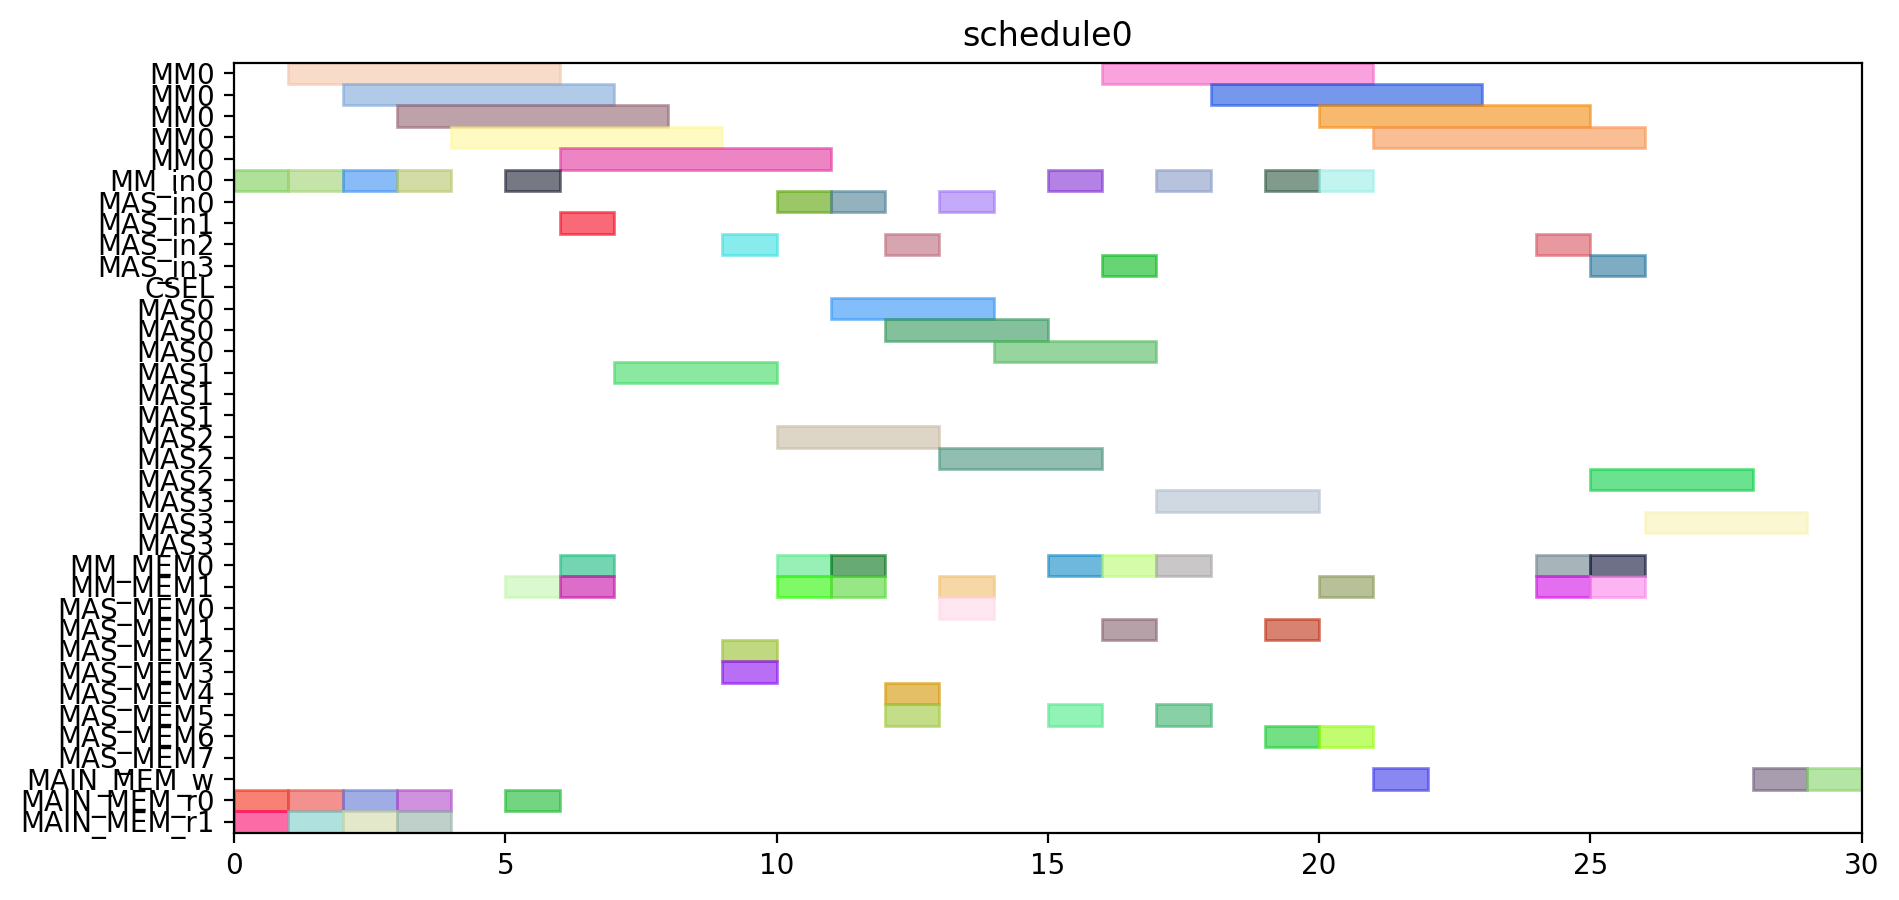

Source code (Python):
from pyschedule import Scenario, solvers, plotters, alt


def solve():
	horizon = 120
	S = Scenario("schedule0", horizon=horizon)

	# resource
	MM = S.Resources('MM', num=1, size=5)
	MM_in = S.Resources('MM_in', num=1)
	MAS_in = S.Resources('MAS_in', num=4)
	CSEL = S.Resource('CSEL')
	MAS = S.Resources('MAS', num=4, size=3, periods=range(1, horizon))
	MM_MEM = S.Resources('MM_MEM', num=2)
	MAS_MEM = S.Resources('MAS_MEM', num=8)
	MAIN_MEM_w = S.Resource('MAIN_MEM_w', size=1)
	MAIN_MEM_r = S.Resources('MAIN_MEM_r', num=2)

	# result of previous scheduling

	# new tasks
	t0 = S.Task('t0', length=5, delay_cost=1)
	t0 += alt(MM)
	t0_in = S.Task('t0_in', length=1, delay_cost=1)
	t0_in += alt(MM_in)
	S += t0_in*MM_in[0]<=t0*MM[0]
	t0_mem0 = S.Task('t0_mem0', length=1, delay_cost=1)
	t0_mem0 += MAIN_MEM_r[0]
	S += t0_mem0 <= t0

	t0_mem1 = S.Task('t0_mem1', length=1, delay_cost=1)
	t0_mem1 += MAIN_MEM_r[1]
	S += t0_mem1 <= t0

	t3 = S.Task('t3', length=5, delay_cost=1)
	t3 += alt(MM)
	t3_in = S.Task('t3_in', length=1, delay_cost=1)
	t3_in += alt(MM_in)
	S += t3_in*MM_in[0]<=t3*MM[0]
	t3_mem0 = S.Task('t3_mem0', length=1, delay_cost=1)
	t3_mem0 += MAIN_MEM_r[0]
	S += t3_mem0 <= t3

	t3_mem1 = S.Task('t3_mem1', length=1, delay_cost=1)
	t3_mem1 += MAIN_MEM_r[1]
	S += t3_mem1 <= t3

	t1 = S.Task('t1', length=5, delay_cost=1)
	t1 += alt(MM)
	t1_in = S.Task('t1_in', length=1, delay_cost=1)
	t1_in += alt(MM_in)
	S += t1_in*MM_in[0]<=t1*MM[0]
	t1_mem0 = S.Task('t1_mem0', length=1, delay_cost=1)
	t1_mem0 += MAIN_MEM_r[0]
	S += t1_mem0 <= t1

	t1_mem1 = S.Task('t1_mem1', length=1, delay_cost=1)
	t1_mem1 += MAIN_MEM_r[1]
	S += t1_mem1 <= t1

	t2 = S.Task('t2', length=5, delay_cost=1)
	t2 += alt(MM)
	t2_in = S.Task('t2_in', length=1, delay_cost=1)
	t2_in += alt(MM_in)
	S += t2_in*MM_in[0]<=t2*MM[0]
	t2_mem0 = S.Task('t2_mem0', length=1, delay_cost=1)
	t2_mem0 += MAIN_MEM_r[0]
	S += t2_mem0 <= t2

	t2_mem1 = S.Task('t2_mem1', length=1, delay_cost=1)
	t2_mem1 += MAIN_MEM_r[1]
	S += t2_mem1 <= t2

	t4 = S.Task('t4', length=5, delay_cost=1)
	t4 += alt(MM)
	t4_in = S.Task('t4_in', length=1, delay_cost=1)
	t4_in += alt(MM_in)
	S += t4_in*MM_in[0]<=t4*MM[0]
	t4_mem0 = S.Task('t4_mem0', length=1, delay_cost=1)
	t4_mem0 += MAIN_MEM_r[0]
	S += t4_mem0 <= t4

	t4_mem1 = S.Task('t4_mem1', length=1, delay_cost=1)
	t4_mem1 += alt(MM_MEM)
	S += (t2*MM[0])-1 < t4_mem1*MM_MEM[1]
	S += t4_mem1 <= t4

	t5 = S.Task('t5', length=3, delay_cost=1)
	t5 += alt(MAS)
	t5_in = S.Task('t5_in', length=1, delay_cost=1)
	t5_in += alt(MAS_in)
	S += t5_in*MAS_in[0]<=t5*MAS[0]

	S += t5_in*MAS_in[1]<=t5*MAS[1]

	S += t5_in*MAS_in[2]<=t5*MAS[2]

	S += t5_in*MAS_in[3]<=t5*MAS[3]

	t5_mem0 = S.Task('t5_mem0', length=1, delay_cost=1)
	t5_mem0 += alt(MM_MEM)
	S += (t0*MM[0])-1 < t5_mem0*MM_MEM[0]
	S += t5_mem0 <= t5

	t5_mem1 = S.Task('t5_mem1', length=1, delay_cost=1)
	t5_mem1 += alt(MM_MEM)
	S += (t0*MM[0])-1 < t5_mem1*MM_MEM[1]
	S += t5_mem1 <= t5

	t6 = S.Task('t6', length=3, delay_cost=1)
	t6 += alt(MAS)
	t6_in = S.Task('t6_in', length=1, delay_cost=1)
	t6_in += alt(MAS_in)
	S += t6_in*MAS_in[0]<=t6*MAS[0]

	S += t6_in*MAS_in[1]<=t6*MAS[1]

	S += t6_in*MAS_in[2]<=t6*MAS[2]

	S += t6_in*MAS_in[3]<=t6*MAS[3]

	t6_mem0 = S.Task('t6_mem0', length=1, delay_cost=1)
	t6_mem0 += alt(MAS_MEM)
	S += (t5*MAS[0])-1 < t6_mem0*MAS_MEM[0]
	S += (t5*MAS[1])-1 < t6_mem0*MAS_MEM[2]
	S += (t5*MAS[2])-1 < t6_mem0*MAS_MEM[4]
	S += (t5*MAS[3])-1 < t6_mem0*MAS_MEM[6]
	S += t6_mem0 <= t6

	t6_mem1 = S.Task('t6_mem1', length=1, delay_cost=1)
	t6_mem1 += alt(MAS_MEM)
	S += (t5*MAS[0])-1 < t6_mem1*MAS_MEM[1]
	S += (t5*MAS[1])-1 < t6_mem1*MAS_MEM[3]
	S += (t5*MAS[2])-1 < t6_mem1*MAS_MEM[5]
	S += (t5*MAS[3])-1 < t6_mem1*MAS_MEM[7]
	S += t6_mem1 <= t6

	t9 = S.Task('t9', length=3, delay_cost=1)
	t9 += alt(MAS)
	t9_in = S.Task('t9_in', length=1, delay_cost=1)
	t9_in += alt(MAS_in)
	S += t9_in*MAS_in[0]<=t9*MAS[0]

	S += t9_in*MAS_in[1]<=t9*MAS[1]

	S += t9_in*MAS_in[2]<=t9*MAS[2]

	S += t9_in*MAS_in[3]<=t9*MAS[3]

	t9_mem0 = S.Task('t9_mem0', length=1, delay_cost=1)
	t9_mem0 += alt(MM_MEM)
	S += (t0*MM[0])-1 < t9_mem0*MM_MEM[0]
	S += t9_mem0 <= t9

	t9_mem1 = S.Task('t9_mem1', length=1, delay_cost=1)
	t9_mem1 += alt(MM_MEM)
	S += (t4*MM[0])-1 < t9_mem1*MM_MEM[1]
	S += t9_mem1 <= t9

	t10 = S.Task('t10', length=3, delay_cost=1)
	t10 += alt(MAS)
	t10_in = S.Task('t10_in', length=1, delay_cost=1)
	t10_in += alt(MAS_in)
	S += t10_in*MAS_in[0]<=t10*MAS[0]

	S += t10_in*MAS_in[1]<=t10*MAS[1]

	S += t10_in*MAS_in[2]<=t10*MAS[2]

	S += t10_in*MAS_in[3]<=t10*MAS[3]

	t10_mem0 = S.Task('t10_mem0', length=1, delay_cost=1)
	t10_mem0 += alt(MM_MEM)
	S += (t4*MM[0])-1 < t10_mem0*MM_MEM[0]
	S += t10_mem0 <= t10

	t10_mem1 = S.Task('t10_mem1', length=1, delay_cost=1)
	t10_mem1 += alt(MM_MEM)
	S += (t4*MM[0])-1 < t10_mem1*MM_MEM[1]
	S += t10_mem1 <= t10

	t7 = S.Task('t7', length=3, delay_cost=1)
	t7 += alt(MAS)
	t7_in = S.Task('t7_in', length=1, delay_cost=1)
	t7_in += alt(MAS_in)
	S += t7_in*MAS_in[0]<=t7*MAS[0]

	S += t7_in*MAS_in[1]<=t7*MAS[1]

	S += t7_in*MAS_in[2]<=t7*MAS[2]

	S += t7_in*MAS_in[3]<=t7*MAS[3]

	t7_mem0 = S.Task('t7_mem0', length=1, delay_cost=1)
	t7_mem0 += alt(MAS_MEM)
	S += (t6*MAS[0])-1 < t7_mem0*MAS_MEM[0]
	S += (t6*MAS[1])-1 < t7_mem0*MAS_MEM[2]
	S += (t6*MAS[2])-1 < t7_mem0*MAS_MEM[4]
	S += (t6*MAS[3])-1 < t7_mem0*MAS_MEM[6]
	S += t7_mem0 <= t7

	t7_mem1 = S.Task('t7_mem1', length=1, delay_cost=1)
	t7_mem1 += alt(MAS_MEM)
	S += (t6*MAS[0])-1 < t7_mem1*MAS_MEM[1]
	S += (t6*MAS[1])-1 < t7_mem1*MAS_MEM[3]
	S += (t6*MAS[2])-1 < t7_mem1*MAS_MEM[5]
	S += (t6*MAS[3])-1 < t7_mem1*MAS_MEM[7]
	S += t7_mem1 <= t7

	t11 = S.Task('t11', length=3, delay_cost=1)
	t11 += alt(MAS)
	t11_in = S.Task('t11_in', length=1, delay_cost=1)
	t11_in += alt(MAS_in)
	S += t11_in*MAS_in[0]<=t11*MAS[0]

	S += t11_in*MAS_in[1]<=t11*MAS[1]

	S += t11_in*MAS_in[2]<=t11*MAS[2]

	S += t11_in*MAS_in[3]<=t11*MAS[3]

	t11_mem0 = S.Task('t11_mem0', length=1, delay_cost=1)
	t11_mem0 += alt(MAS_MEM)
	S += (t10*MAS[0])-1 < t11_mem0*MAS_MEM[0]
	S += (t10*MAS[1])-1 < t11_mem0*MAS_MEM[2]
	S += (t10*MAS[2])-1 < t11_mem0*MAS_MEM[4]
	S += (t10*MAS[3])-1 < t11_mem0*MAS_MEM[6]
	S += t11_mem0 <= t11

	t11_mem1 = S.Task('t11_mem1', length=1, delay_cost=1)
	t11_mem1 += alt(MM_MEM)
	S += (t4*MM[0])-1 < t11_mem1*MM_MEM[1]
	S += t11_mem1 <= t11

	t8 = S.Task('t8', length=5, delay_cost=1)
	t8 += alt(MM)
	t8_in = S.Task('t8_in', length=1, delay_cost=1)
	t8_in += alt(MM_in)
	S += t8_in*MM_in[0]<=t8*MM[0]
	t8_mem0 = S.Task('t8_mem0', length=1, delay_cost=1)
	t8_mem0 += alt(MM_MEM)
	S += (t4*MM[0])-1 < t8_mem0*MM_MEM[0]
	S += t8_mem0 <= t8

	t8_mem1 = S.Task('t8_mem1', length=1, delay_cost=1)
	t8_mem1 += alt(MAS_MEM)
	S += (t7*MAS[0])-1 < t8_mem1*MAS_MEM[1]
	S += (t7*MAS[1])-1 < t8_mem1*MAS_MEM[3]
	S += (t7*MAS[2])-1 < t8_mem1*MAS_MEM[5]
	S += (t7*MAS[3])-1 < t8_mem1*MAS_MEM[7]
	S += t8_mem1 <= t8

	new_PZ = S.Task('new_PZ', length=5, delay_cost=1)
	new_PZ += alt(MM)
	new_PZ_in = S.Task('new_PZ_in', length=1, delay_cost=1)
	new_PZ_in += alt(MM_in)
	S += new_PZ_in*MM_in[0]<=new_PZ*MM[0]
	S += 0<new_PZ

	new_PZ_w = S.Task('new_PZ_w', length=1, delay_cost=1)
	new_PZ_w += alt(MAIN_MEM_w)
	S += new_PZ <= new_PZ_w

	new_PZ_mem0 = S.Task('new_PZ_mem0', length=1, delay_cost=1)
	new_PZ_mem0 += alt(MM_MEM)
	S += (t1*MM[0])-1 < new_PZ_mem0*MM_MEM[0]
	S += new_PZ_mem0 <= new_PZ

	new_PZ_mem1 = S.Task('new_PZ_mem1', length=1, delay_cost=1)
	new_PZ_mem1 += alt(MAS_MEM)
	S += (t7*MAS[0])-1 < new_PZ_mem1*MAS_MEM[1]
	S += (t7*MAS[1])-1 < new_PZ_mem1*MAS_MEM[3]
	S += (t7*MAS[2])-1 < new_PZ_mem1*MAS_MEM[5]
	S += (t7*MAS[3])-1 < new_PZ_mem1*MAS_MEM[7]
	S += new_PZ_mem1 <= new_PZ

	t12 = S.Task('t12', length=3, delay_cost=1)
	t12 += alt(MAS)
	t12_in = S.Task('t12_in', length=1, delay_cost=1)
	t12_in += alt(MAS_in)
	S += t12_in*MAS_in[0]<=t12*MAS[0]

	S += t12_in*MAS_in[1]<=t12*MAS[1]

	S += t12_in*MAS_in[2]<=t12*MAS[2]

	S += t12_in*MAS_in[3]<=t12*MAS[3]

	t12_mem0 = S.Task('t12_mem0', length=1, delay_cost=1)
	t12_mem0 += alt(MM_MEM)
	S += (t0*MM[0])-1 < t12_mem0*MM_MEM[0]
	S += t12_mem0 <= t12

	t12_mem1 = S.Task('t12_mem1', length=1, delay_cost=1)
	t12_mem1 += alt(MAS_MEM)
	S += (t11*MAS[0])-1 < t12_mem1*MAS_MEM[1]
	S += (t11*MAS[1])-1 < t12_mem1*MAS_MEM[3]
	S += (t11*MAS[2])-1 < t12_mem1*MAS_MEM[5]
	S += (t11*MAS[3])-1 < t12_mem1*MAS_MEM[7]
	S += t12_mem1 <= t12

	t13 = S.Task('t13', length=5, delay_cost=1)
	t13 += alt(MM)
	t13_in = S.Task('t13_in', length=1, delay_cost=1)
	t13_in += alt(MM_in)
	S += t13_in*MM_in[0]<=t13*MM[0]
	t13_mem0 = S.Task('t13_mem0', length=1, delay_cost=1)
	t13_mem0 += alt(MAS_MEM)
	S += (t12*MAS[0])-1 < t13_mem0*MAS_MEM[0]
	S += (t12*MAS[1])-1 < t13_mem0*MAS_MEM[2]
	S += (t12*MAS[2])-1 < t13_mem0*MAS_MEM[4]
	S += (t12*MAS[3])-1 < t13_mem0*MAS_MEM[6]
	S += t13_mem0 <= t13

	t13_mem1 = S.Task('t13_mem1', length=1, delay_cost=1)
	t13_mem1 += alt(MAS_MEM)
	S += (t9*MAS[0])-1 < t13_mem1*MAS_MEM[1]
	S += (t9*MAS[1])-1 < t13_mem1*MAS_MEM[3]
	S += (t9*MAS[2])-1 < t13_mem1*MAS_MEM[5]
	S += (t9*MAS[3])-1 < t13_mem1*MAS_MEM[7]
	S += t13_mem1 <= t13

	t14 = S.Task('t14', length=5, delay_cost=1)
	t14 += alt(MM)
	t14_in = S.Task('t14_in', length=1, delay_cost=1)
	t14_in += alt(MM_in)
	S += t14_in*MM_in[0]<=t14*MM[0]
	t14_mem0 = S.Task('t14_mem0', length=1, delay_cost=1)
	t14_mem0 += alt(MAS_MEM)
	S += (t12*MAS[0])-1 < t14_mem0*MAS_MEM[0]
	S += (t12*MAS[1])-1 < t14_mem0*MAS_MEM[2]
	S += (t12*MAS[2])-1 < t14_mem0*MAS_MEM[4]
	S += (t12*MAS[3])-1 < t14_mem0*MAS_MEM[6]
	S += t14_mem0 <= t14

	t14_mem1 = S.Task('t14_mem1', length=1, delay_cost=1)
	t14_mem1 += alt(MM_MEM)
	S += (t3*MM[0])-1 < t14_mem1*MM_MEM[1]
	S += t14_mem1 <= t14

	new_PY = S.Task('new_PY', length=3, delay_cost=1)
	new_PY += alt(MAS)
	new_PY_in = S.Task('new_PY_in', length=1, delay_cost=1)
	new_PY_in += alt(MAS_in)
	S += new_PY_in*MAS_in[0]<=new_PY*MAS[0]

	S += new_PY_in*MAS_in[1]<=new_PY*MAS[1]

	S += new_PY_in*MAS_in[2]<=new_PY*MAS[2]

	S += new_PY_in*MAS_in[3]<=new_PY*MAS[3]

	S += 0<new_PY

	new_PY_w = S.Task('new_PY_w', length=1, delay_cost=1)
	new_PY_w += alt(MAIN_MEM_w)
	S += new_PY <= new_PY_w

	new_PY_mem0 = S.Task('new_PY_mem0', length=1, delay_cost=1)
	new_PY_mem0 += alt(MM_MEM)
	S += (t8*MM[0])-1 < new_PY_mem0*MM_MEM[0]
	S += new_PY_mem0 <= new_PY

	new_PY_mem1 = S.Task('new_PY_mem1', length=1, delay_cost=1)
	new_PY_mem1 += alt(MM_MEM)
	S += (t13*MM[0])-1 < new_PY_mem1*MM_MEM[1]
	S += new_PY_mem1 <= new_PY

	new_PX = S.Task('new_PX', length=3, delay_cost=1)
	new_PX += alt(MAS)
	new_PX_in = S.Task('new_PX_in', length=1, delay_cost=1)
	new_PX_in += alt(MAS_in)
	S += new_PX_in*MAS_in[0]<=new_PX*MAS[0]

	S += new_PX_in*MAS_in[1]<=new_PX*MAS[1]

	S += new_PX_in*MAS_in[2]<=new_PX*MAS[2]

	S += new_PX_in*MAS_in[3]<=new_PX*MAS[3]

	S += 0<new_PX

	new_PX_w = S.Task('new_PX_w', length=1, delay_cost=1)
	new_PX_w += alt(MAIN_MEM_w)
	S += new_PX <= new_PX_w

	new_PX_mem0 = S.Task('new_PX_mem0', length=1, delay_cost=1)
	new_PX_mem0 += alt(MM_MEM)
	S += (t14*MM[0])-1 < new_PX_mem0*MM_MEM[0]
	S += new_PX_mem0 <= new_PX

	new_PX_mem1 = S.Task('new_PX_mem1', length=1, delay_cost=1)
	new_PX_mem1 += alt(MM_MEM)
	S += (t14*MM[0])-1 < new_PX_mem1*MM_MEM[1]
	S += new_PX_mem1 <= new_PX

	solvers.mip.solve(S,msg=1,kind='CPLEX',ratio_gap=1.01)

	solution = [['hoge']*len(S.solution()[1]) for i in range(len(S.solution()))]
	for i in range(len(S.solution())):
		for j in range(len(S.solution()[i])):
			solution[i][j]=str(S.solution()[i][j])
	print(solution)

	cycles = int(solution[-1][3])

	pic_file_name = "/home/mfukuda/ABE/multiRAM_multiMAS_16mux/scheduling_result/stage5MM1_stage3MAS4/EP_DBL_A_0/schedule0.png"
	if(S.solution() != []):
		plotters.matplotlib.plot(S,img_filename=pic_file_name, show_task_labels=False, fig_size=(cycles*0.25+3, 5))

	return solution
